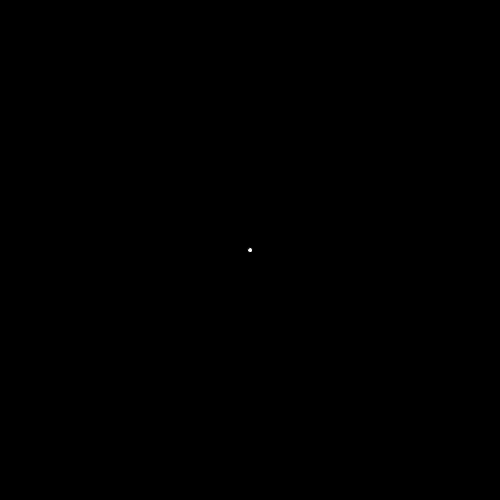
Frame 1 (no input)
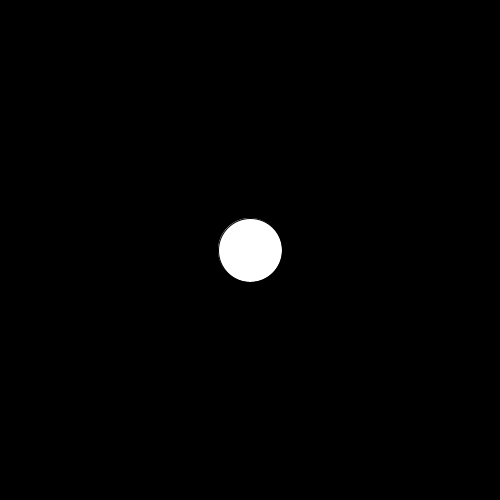
Frame 60 (the mouse pressed at the canvas centre just before this capture)
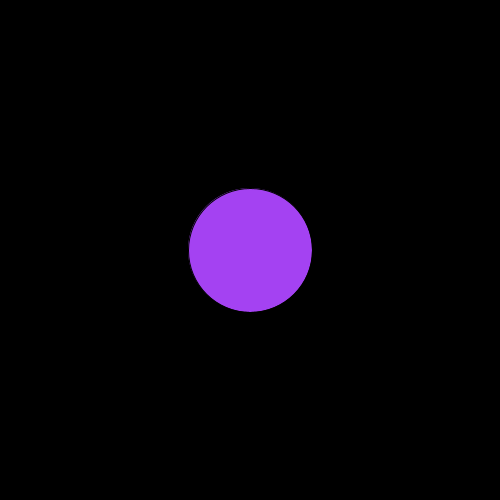
Frame 120 (the mouse held since frame 60 and released just before this capture)

The Processing sketch that drew these frames (run headless with seeded random() and noise(); from frame 60 on, the mouse is pressed at the canvas centre):

// Processing sketch: ifStatements
// ── ifStatements.pde
/*
 * Example using variables and if statements
 */
float diameter;

void settings() {
  size(500, 500);
}

void setup() {
  diameter = 5;
}

void draw() {
  background(0);
  ellipse(width/2, height/2, diameter, diameter);
  diameter = diameter + 1;
  
  
  if (diameter > 300) {
    diameter = 5; //when the diameter goes above 100 reset it back to 5
  }
  if (diameter == 75 || diameter == 225) {
    fill(random(255), random(255), random(255)); 
  }
}


/* 
     Possible conditional statement comparisons
     
     greater than ">" 
     less than "<"
     equal to "=="
     greater than or equal to ">="
     less than or equal to "<="
     AND "&&"
     OR "||"
  */
